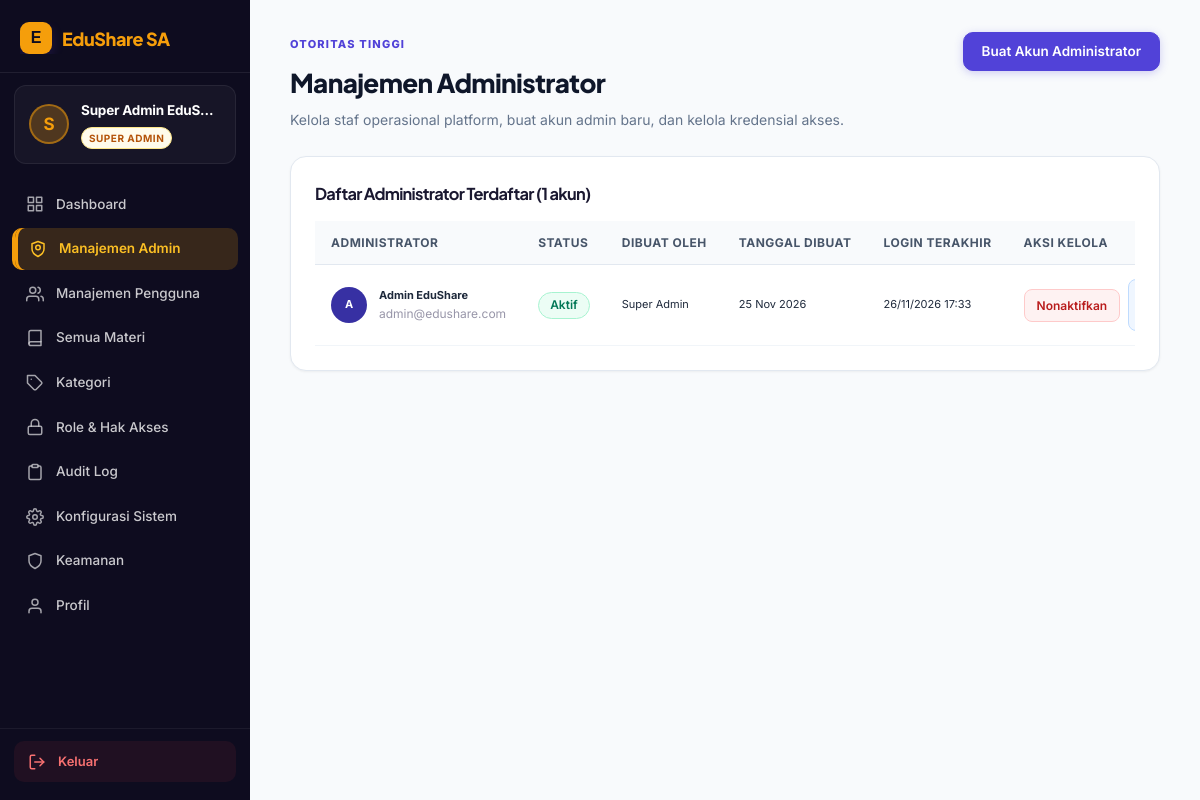
Page /superadmin/admins.php (signed in) on the committed database.
### tables this page shows
CREATE TABLE `users` (
  `id_user` int(11) NOT NULL AUTO_INCREMENT,
  `nama` varchar(100) NOT NULL,
  `email` varchar(150) NOT NULL,
  `password` varchar(255) NOT NULL,
  `role` enum('user','admin','super_admin') NOT NULL DEFAULT 'user',
  `status` enum('active','inactive','suspended') NOT NULL DEFAULT 'active',
  `last_login_at` datetime DEFAULT NULL,
  `created_by` int(11) DEFAULT NULL,
  `created_at` datetime NOT NULL DEFAULT current_timestamp(),
  `updated_at` datetime DEFAULT NULL ON UPDATE current_timestamp(),
  PRIMARY KEY (`id_user`),
  UNIQUE KEY `email` (`email`),
  KEY `idx_users_role_status` (`role`,`status`),
  KEY `idx_users_created_by` (`created_by`),
  CONSTRAINT `fk_users_created_by` FOREIGN KEY (`created_by`) REFERENCES `users` (`id_user`) ON DELETE SET NULL
);

### includes/helpers.php (called while the page is built, shortened)
<?php
if (!function_exists('e')) {
    function e(mixed $value): string
    {
        return htmlspecialchars((string)$value, ENT_QUOTES | ENT_SUBSTITUTE, 'UTF-8');
    }
}
if (!function_exists('url')) {
    function url(string $path = ''): string
    {
        return BASE_URL . '/' . ltrim($path, '/');
    }
}

### middleware/auth.php (called while the page is built, shortened)
<?php
if (!function_exists('current_user')) {
    function current_user(): ?array
    {
        $sessionUserId = (int)($_SESSION['user']['id_user'] ?? $_SESSION['user']['id'] ?? 0);
        if (
            !empty($GLOBALS['_edushare_auth_loaded'])
            && ($GLOBALS['_edushare_auth_uid'] ?? null) === $sessionUserId
        ) {
            return $GLOBALS['_edushare_auth_user'];
        }
        try {
            $stmt = db()->prepare('SELECT id_user, nama, email, role, status FROM users WHERE id_user = ? LIMIT 1');
            $stmt->execute([$sessionUserId]);
            $row = $stmt->fetch();
        } catch (\Throwable $e) {
            error_log('EduShare current_user error: ' . $e->getMessage());
            clear_auth_cache();
            return null;
        }
        $user = [
            'id'      => (int)$row['id_user'],
            'id_user' => (int)$row['id_user'],
            'nama'    => (string)$row['nama'],
            'email'   => (string)$row['email'],
            'role'    => (string)$row['role'],
            'status'  => (string)$row['status'],
        ];
        return $user;
    }
}

### config/database.php (called while the page is built, shortened)
<?php
if (!function_exists('db')) {
    function db(): PDO
    {
        return $GLOBALS['pdo'];
    }
}

### config/app.php (called while the page is built, shortened)
<?php
require_once __DIR__ . '/database.php';
require_once ROOT_PATH . '/includes/helpers.php';
require_once ROOT_PATH . '/middleware/auth.php';
if (PHP_SAPI !== 'cli' && !empty($_SESSION['user'])) {
    $timeoutMin = max(1, (int)get_setting('session_timeout_min', 60));
    if (isset($_SESSION['last_activity']) && (time() - (int)$_SESSION['last_activity']) > ($timeoutMin * 60)) {
        $timedOutUserId = (int)($_SESSION['user']['id_user'] ?? $_SESSION['user']['id'] ?? 0);
        $timedOutRole   = isset($_SESSION['user']['role']) ? (string)$_SESSION['user']['role'] : null;
        if ($timedOutUserId > 0) {
            log_activity($timedOutUserId, 'session_timeout', 'Sesi berakhir otomatis karena tidak aktif.', 'user', $timedOutUserId);
            log_audit('session_timeout', 'user', $timedOutUserId, 'Sesi berakhir otomatis karena tidak aktif.', [], $timedOutUserId, $timedOutRole);
        }
        $_SESSION = [];
        if (!headers_sent() && session_status() === PHP_SESSION_ACTIVE) {
            session_regenerate_id(true);
        }
        clear_auth_cache();
        $_SESSION['flash'] = [
            'type'    => 'error',
            'message' => 'Sesi Anda telah berakhir karena tidak aktif. Silakan login kembali.',
        ];
    } else {
        current_user();
    }
}

### superadmin/admins.php (the view, shortened to what this page needs)
<?php
require_once __DIR__ . '/../config/app.php';
$pdo = db();
$admins = $pdo->query(
    "SELECT u.*, creator.nama AS nama_pembuat
     FROM users u
     LEFT JOIN users creator ON creator.id_user = u.created_by
     WHERE u.role = 'admin'
     ORDER BY u.created_at DESC"
)->fetchAll();
?>
<!DOCTYPE html>
<html lang="id">
<head>
<link rel="stylesheet" href="<?= e(url('assets/css/style.css')) ?>">
<link rel="stylesheet" href="<?= e(url('assets/css/dashboard.css')) ?>">
</head>
<body>
<div class="dashboard-layout">
<?php include __DIR__ . '/../partials/sidebar_superadmin.php'; ?>
<main class="content-area">
    <div class="panel-header">
        <div>
            <span class="eyebrow" style="color:var(--gold);">OTORITAS TINGGI</span>
            <h1>Manajemen Administrator</h1>
            <p>Kelola staf operasional platform, buat akun admin baru, dan kelola kredensial akses.</p>
        </div>
        <button type="button" class="btn btn-primary" onclick="openCreateAdminModal()">
            Buat Akun Administrator
        </button>
    </div>
    <div class="card">
        <div style="display:flex; justify-content:space-between; align-items:center; margin-bottom:14px;">
            <h3>Daftar Administrator Terdaftar (<?= count($admins) ?> akun)</h3>
        </div>
        <?php if (!empty($admins)): ?>
            <div class="table-responsive">
                <table class="data-table">
                    <thead>
                        <tr>
                            <th>Administrator</th>
                            <th>Status</th>
                            <th>Dibuat Oleh</th>
                            <th>Tanggal Dibuat</th>
                            <th>Login Terakhir</th>
                            <th>Aksi Kelola</th>
                        </tr>
                    </thead>
                    <tbody>
                        <?php foreach ($admins as $adm): ?>
                            <tr>
                                <td>
                                    <div style="display:flex; align-items:center; gap:12px;">
                                        <div style="width:36px; height:36px; border-radius:50%; background:var(--purple-dark); color:#fff; display:grid; place-items:center; font-weight:700;">
                                            A
                                        </div>
                                        <div>
                                            <strong><?= e($adm['nama']) ?></strong>
                                            <div class="text-muted" style="font-size:12px;"><?= e($adm['email']) ?></div>
                                        </div>
                                    </div>
                                </td>
                                <td>
                                    <?php if ($adm['status'] === 'active'): ?>
                                        <span class="badge badge-success">Aktif</span>
                                    <?php elseif ($adm['status'] === 'inactive'): ?>
                                        <span class="badge badge-secondary">Nonaktif</span>
                                    <?php elseif ($adm['status'] === 'suspended'): ?>
                                        <span class="badge badge-danger">Ditangguhkan</span>
                                    <?php endif; ?>
                                </td>
                                <td><?= e($adm['nama_pembuat'] ?? 'Super Admin') ?></td>
                                <td><?= date('d M Y', strtotime($adm['created_at'])) ?></td>
                                <td><?= !empty($adm['last_login_at']) ? date('d/m/Y H:i', strtotime($adm['last_login_at'])) : '-' ?></td>
                                <td>
                                    <div class="action-buttons">
                                        <form method="post" style="display:inline;">
                                            <button type="submit" class="btn-action <?= $adm['status'] === 'active' ? 'btn-delete' : 'btn-edit' ?>">
                                                <?= $adm['status'] === 'active' ? 'Nonaktifkan' : 'Aktifkan' ?>
                                            </button>
                                        </form>
                                        <button type="button" class="btn-action btn-view" onclick="openResetModal(<?= (int)$adm['id_user'] ?>, '<?= e(addslashes($adm['nama'])) ?>')">
                                        </button>
                                    </div>
                                </td>
                            </tr>
                        <?php endforeach; ?>
                    </tbody>
                </table>
            </div>
        <?php else: ?>
            <div class="empty-state">
                <p>Belum ada akun administrator yang terdaftar.</p>
            </div>
        <?php endif; ?>
    </div>
</main>
</div>
</body>
</html>

### partials/sidebar_superadmin.php (shortened to what this page needs)
<?php
$sidebarUser = current_user();
$currentPage = $_SERVER['PHP_SELF'];
function superAdminSidebarIsActive(string $path): string {
    global $currentPage;
    return str_contains($currentPage, $path) ? ' active' : '';
}
$saFirstLetter = strtoupper(mb_substr($sidebarUser['nama'] ?? $sidebarUser['name'] ?? 'S', 0, 1));
?>
<aside class="sidebar sidebar-superadmin">
    <div class="brand">
        <a href="<?= url('superadmin/dashboard.php') ?>" class="brand-link">
            <span class="brand-mark">E</span>
            <span class="brand-name">EduShare SA</span>
        </a>
    </div>
    <div class="user-info">
        <div class="user-avatar user-avatar-sa">
            <?= e($saFirstLetter) ?>
        </div>
        <div class="user-meta">
            <div class="user-name"><?= e($sidebarUser['nama'] ?? $sidebarUser['name'] ?? 'Super Admin') ?></div>
            <span class="role-badge badge-super_admin">Super Admin</span>
        </div>
    </div>
    <nav class="sidebar-nav">
        <a href="<?= url('superadmin/dashboard.php') ?>" class="nav-item <?= superAdminSidebarIsActive('superadmin/dashboard') ?>">
            <svg width="18" height="18" viewBox="0 0 24 24" fill="none" stroke="currentColor" stroke-width="2" stroke-linecap="round" stroke-linejoin="round"><rect x="3" y="3" width="7" height="7"/><rect x="14" y="3" width="7" height="7"/><rect x="14" y="14" width="7" height="7"/><rect x="3" y="14" width="7" height="7"/></svg>
            <span class="nav-label">Dashboard</span>
        </a>
        <a href="<?= url('superadmin/admins.php') ?>" class="nav-item <?= superAdminSidebarIsActive('superadmin/admins') ?>">
            <svg width="18" height="18" viewBox="0 0 24 24" fill="none" stroke="currentColor" stroke-width="2" stroke-linecap="round" stroke-linejoin="round"><path d="M12 22s8-4 8-10V5l-8-3-8 3v7c0 6 8 10 8 10z"/><circle cx="12" cy="10" r="3"/></svg>
            <span class="nav-label">Manajemen Admin</span>
        </a>
        <a href="<?= url('superadmin/pengguna.php') ?>" class="nav-item <?= superAdminSidebarIsActive('superadmin/pengguna') ?>">
            <svg width="18" height="18" viewBox="0 0 24 24" fill="none" stroke="currentColor" stroke-width="2" stroke-linecap="round" stroke-linejoin="round"><path d="M17 21v-2a4 4 0 0 0-4-4H5a4 4 0 0 0-4 4v2"/><circle cx="9" cy="7" r="4"/><path d="M23 21v-2a4 4 0 0 0-3-3.87"/><path d="M16 3.13a4 4 0 0 1 0 7.75"/></svg>
            <span class="nav-label">Manajemen Pengguna</span>
        </a>
        <a href="<?= url('superadmin/materi.php') ?>" class="nav-item <?= superAdminSidebarIsActive('superadmin/materi') ?>">
            <svg width="18" height="18" viewBox="0 0 24 24" fill="none" stroke="currentColor" stroke-width="2" stroke-linecap="round" stroke-linejoin="round"><path d="M4 19.5A2.5 2.5 0 0 1 6.5 17H20"/><path d="M6.5 2H20v20H6.5A2.5 2.5 0 0 1 4 19.5v-15A2.5 2.5 0 0 1 6.5 2z"/></svg>
            <span class="nav-label">Semua Materi</span>
        </a>
        <a href="<?= url('superadmin/kategori.php') ?>" class="nav-item <?= superAdminSidebarIsActive('superadmin/kategori') ?>">
            <svg width="18" height="18" viewBox="0 0 24 24" fill="none" stroke="currentColor" stroke-width="2" stroke-linecap="round" stroke-linejoin="round"><path d="M20.59 13.41l-7.17 7.17a2 2 0 0 1-2.83 0L2 12V2h10l8.59 8.59a2 2 0 0 1 0 2.82z"/><line x1="7" y1="7" x2="7.01" y2="7"/></svg>
            <span class="nav-label">Kategori</span>
        </a>
        <a href="<?= url('superadmin/roles.php') ?>" class="nav-item <?= superAdminSidebarIsActive('superadmin/roles') ?>">
            <svg width="18" height="18" viewBox="0 0 24 24" fill="none" stroke="currentColor" stroke-width="2" stroke-linecap="round" stroke-linejoin="round"><rect x="3" y="11" width="18" height="11" rx="2" ry="2"/><path d="M7 11V7a5 5 0 0 1 10 0v4"/></svg>
            <span class="nav-label">Role &amp; Hak Akses</span>
        </a>
        <a href="<?= url('superadmin/audit.php') ?>" class="nav-item <?= superAdminSidebarIsActive('superadmin/audit') ?>">
            <svg width="18" height="18" viewBox="0 0 24 24" fill="none" stroke="currentColor" stroke-width="2" stroke-linecap="round" stroke-linejoin="round"><path d="M16 4h2a2 2 0 0 1 2 2v14a2 2 0 0 1-2 2H6a2 2 0 0 1-2-2V6a2 2 0 0 1 2-2h2"/><rect x="8" y="2" width="8" height="4" rx="1" ry="1"/></svg>
            <span class="nav-label">Audit Log</span>
        </a>
        <a href="<?= url('superadmin/konfigurasi.php') ?>" class="nav-item <?= superAdminSidebarIsActive('superadmin/konfigurasi') ?>">
            <span class="nav-label">Konfigurasi Sistem</span>
        </a>
        <a href="<?= url('superadmin/keamanan.php') ?>" class="nav-item <?= superAdminSidebarIsActive('superadmin/keamanan') ?>">
            <svg width="18" height="18" viewBox="0 0 24 24" fill="none" stroke="currentColor" stroke-width="2" stroke-linecap="round" stroke-linejoin="round"><path d="M12 22s8-4 8-10V5l-8-3-8 3v7c0 6 8 10 8 10z"/></svg>
            <span class="nav-label">Keamanan</span>
        </a>
        <a href="<?= url('superadmin/profil.php') ?>" class="nav-item <?= superAdminSidebarIsActive('superadmin/profil') ?>">
            <svg width="18" height="18" viewBox="0 0 24 24" fill="none" stroke="currentColor" stroke-width="2" stroke-linecap="round" stroke-linejoin="round"><path d="M20 21v-2a4 4 0 0 0-4-4H8a4 4 0 0 0-4 4v2"/><circle cx="12" cy="7" r="4"/></svg>
            <span class="nav-label">Profil</span>
        </a>
    </nav>
    <div class="sidebar-bottom">
        <a href="<?= url('logout.php') ?>" class="logout-btn">
            <svg width="18" height="18" viewBox="0 0 24 24" fill="none" stroke="currentColor" stroke-width="2" stroke-linecap="round" stroke-linejoin="round"><path d="M9 21H5a2 2 0 0 1-2-2V5a2 2 0 0 1 2-2h4"/><polyline points="16 17 21 12 16 7"/><line x1="21" y1="12" x2="9" y2="12"/></svg>
            <span class="nav-label">Keluar</span>
        </a>
    </div>
</aside>

### assets/css/style.css (style rules this page uses)
* { box-sizing:border-box }
:root { --purple:#673de6;--purple-dark:#4f2ac8;--lavender:#f3efff;--ink:#242238;--muted:#77758b;--line:#eceaf2;--bg:#fff }
body { margin:0;color:var(--ink);font-family:'DM Sans',sans-serif;background:#fff;font-size:15px }
a { color:inherit;text-decoration:none }
button,input,textarea,select { font:inherit }
.brand { font:800 20px 'Plus Jakarta Sans';display:flex;align-items:center;gap:7px;letter-spacing:-.7px }
.brand-mark { display:inline-grid;place-items:center;background:var(--purple);color:white;width:31px;height:31px;border-radius:10px;font:800 17px 'Plus Jakarta Sans';box-shadow:0 5px 12px #673de633 }
.btn { border:0;border-radius:10px;padding:13px 20px;display:inline-flex;justify-content:center;align-items:center;gap:10px;font-weight:700;font-size:13px;cursor:pointer;transition:.2s }
.btn-primary { background:var(--purple);color:white;box-shadow:0 7px 16px #673de62b }
.eyebrow { font-size:10px;font-weight:800;letter-spacing:1.7px;color:var(--purple) }
h1,h2,h3 { font-family:'Plus Jakarta Sans',sans-serif;letter-spacing:-.7px }
table { width:100%;border-collapse:collapse;min-width:650px }
th,td { text-align:left;padding:14px 16px;border-bottom:1px solid #f0eef5;font-size:11px }
th { color:var(--muted);font-weight:700;background:#faf9fc }
td { color:#49475c }
.sidebar-bottom a { padding:10px;font-size:11px;color:var(--muted) }

### rows in the picture
users: nama "S", nama "Super Admin EduS…"
users: nama "Admin EduShare", email "admin@edushare.com", status "Aktif", nama_pembuat "Super Admin", created_at "25 Nov 2026", last_login_at "26/11/2026 17:33"

### other values in the picture
count($admins) "1"
